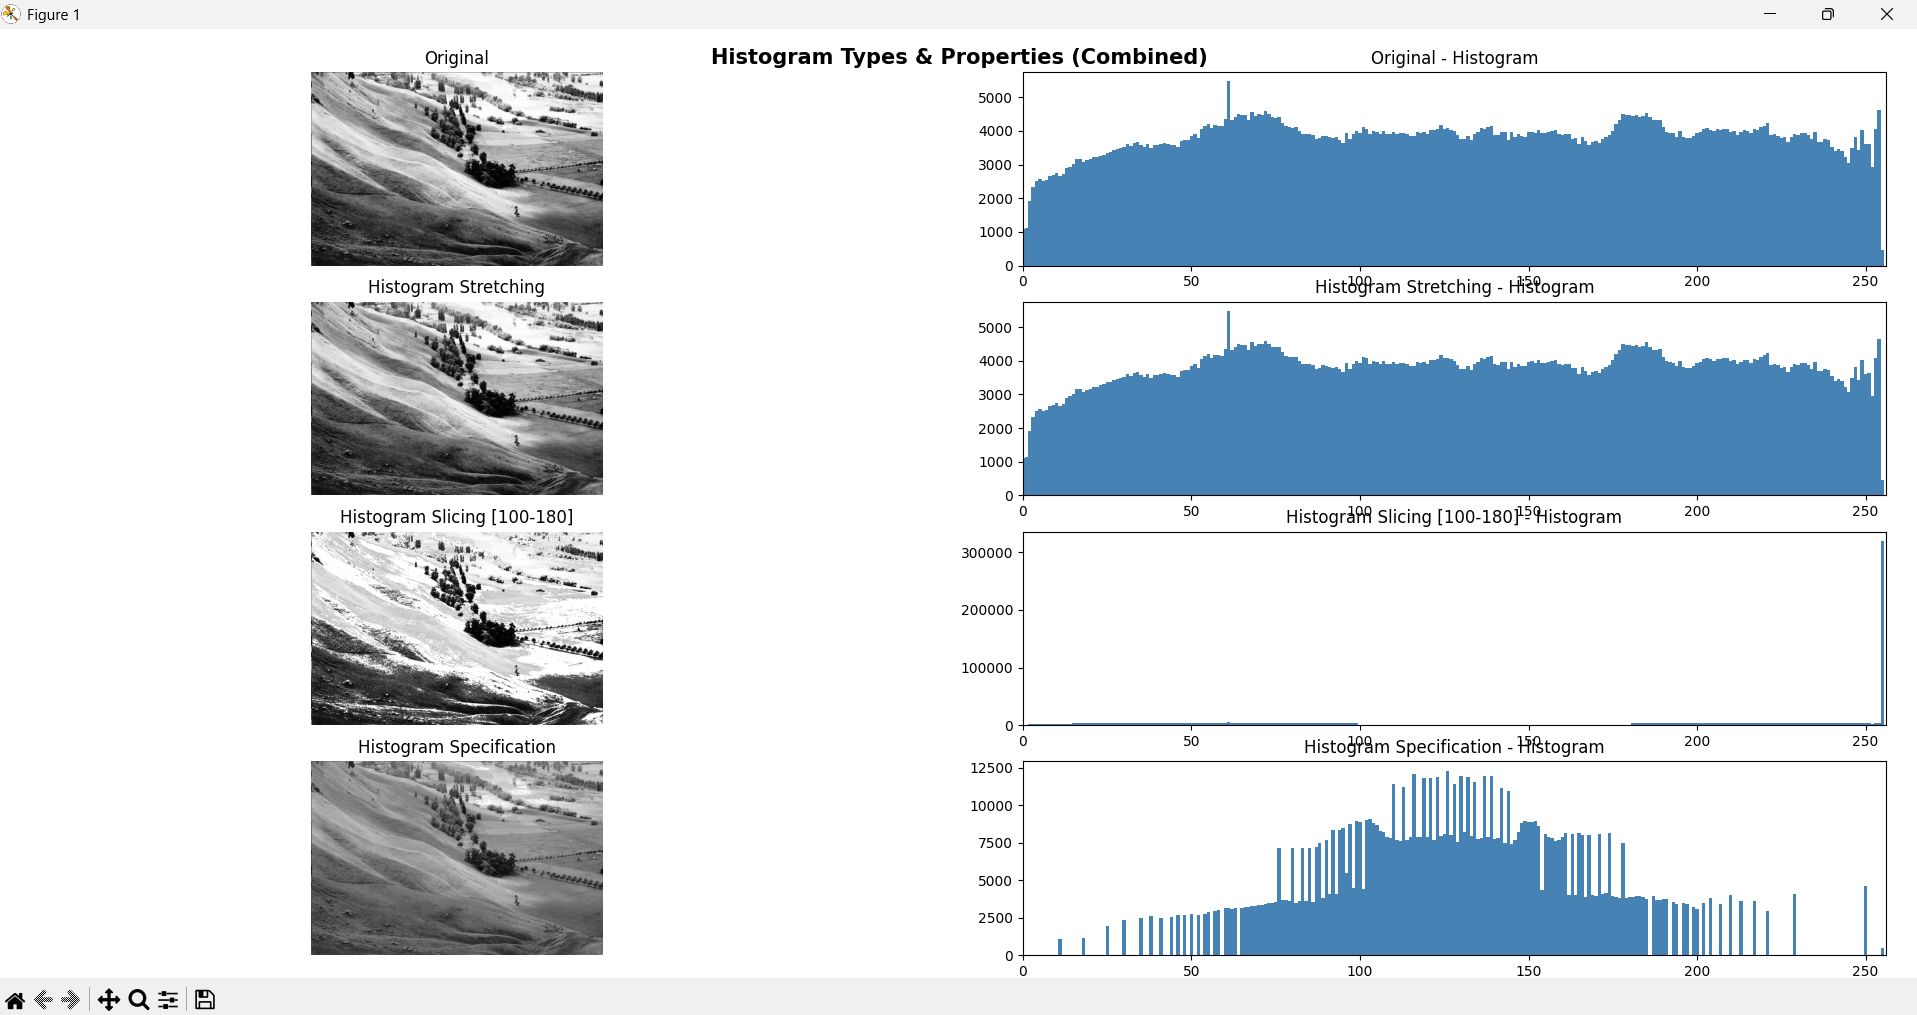

Here is the Python script that generated this plot:
import sys
import cv2
import numpy as np
import matplotlib.pyplot as plt

# ---- Histogram Slicing parameters ----
SLICE_A, SLICE_B = 100, 180
SLICE_HIGHLIGHT = 255


# ------------------------------------------------------------------ #
# 1. Histogram Stretching
# ------------------------------------------------------------------ #
def full_scale_stretch(gray_img):
    min_val, max_val = float(gray_img.min()), float(gray_img.max())
    if max_val == min_val:
        return gray_img.copy()
    stretched = (gray_img.astype(np.float64) - min_val) * (255.0 / (max_val - min_val))
    return np.clip(stretched, 0, 255).astype(np.uint8)


# ------------------------------------------------------------------ #
# 2. Histogram Slicing
# ------------------------------------------------------------------ #
def histogram_slicing(gray_img, a=SLICE_A, b=SLICE_B, highlight=SLICE_HIGHLIGHT, keep_bg=True):
    out = gray_img.copy() if keep_bg else np.zeros_like(gray_img)
    mask = (gray_img >= a) & (gray_img <= b)
    out[mask] = highlight
    return out


# ------------------------------------------------------------------ #
# 3. Histogram Specification
# ------------------------------------------------------------------ #
def compute_cdf(hist):
    cdf = np.cumsum(hist).astype(np.float64)
    cdf /= cdf[-1] if cdf[-1] != 0 else 1
    return cdf


def synthetic_gaussian_histogram(mean=128, std=40, size=256):
    x = np.arange(size)
    return np.exp(-0.5 * ((x - mean) / std) ** 2)


def histogram_specification(gray_img, reference_hist):
    src_hist = cv2.calcHist([gray_img], [0], None, [256], [0, 256]).flatten()
    src_cdf = compute_cdf(src_hist)
    ref_cdf = compute_cdf(reference_hist)

    mapping = np.zeros(256, dtype=np.uint8)
    ref_idx = 0
    for src_idx in range(256):
        while ref_idx < 255 and ref_cdf[ref_idx] < src_cdf[src_idx]:
            ref_idx += 1
        mapping[src_idx] = ref_idx
    return mapping[gray_img]


def plot_row(axes_row, img, title):
    ax_img, ax_hist = axes_row
    ax_img.imshow(img, cmap="gray")
    ax_img.set_title(title)
    ax_img.axis("off")
    hist = cv2.calcHist([img], [0], None, [256], [0, 256]).flatten()
    ax_hist.bar(range(256), hist, width=1.0, color="steelblue")
    ax_hist.set_title(f"{title} - Histogram")
    ax_hist.set_xlim([0, 256])


def main():
    if len(sys.argv) > 1:
        path = sys.argv[1]
    else:
        import tkinter as tk
        from tkinter import filedialog
        root = tk.Tk(); root.withdraw()
        path = filedialog.askopenfilename(title="Select an image")
        if not path:
            print("No file selected.")
            return

    ref_path = sys.argv[2] if len(sys.argv) > 2 else None

    img = cv2.imread(path)
    if img is None:
        print(f"Could not read image at {path}")
        return
    gray = cv2.cvtColor(img, cv2.COLOR_BGR2GRAY)

    stretched = full_scale_stretch(gray)
    sliced = histogram_slicing(gray)

    if ref_path:
        ref_img = cv2.imread(ref_path)
        if ref_img is not None:
            reference_hist = cv2.calcHist(
                [cv2.cvtColor(ref_img, cv2.COLOR_BGR2GRAY)], [0], None, [256], [0, 256]
            ).flatten()
        else:
            reference_hist = synthetic_gaussian_histogram()
    else:
        reference_hist = synthetic_gaussian_histogram()

    specified = histogram_specification(gray, reference_hist)

    fig, axes = plt.subplots(4, 2, figsize=(11, 16))
    plot_row(axes[0], gray, "Original")
    plot_row(axes[1], stretched, "Histogram Stretching")
    plot_row(axes[2], sliced, f"Histogram Slicing [{SLICE_A}-{SLICE_B}]")
    plot_row(axes[3], specified, "Histogram Specification")

    fig.suptitle("Histogram Types & Properties (Combined)", fontsize=15, fontweight="bold")
    plt.tight_layout()
    plt.show()


if __name__ == "__main__":
    main()
